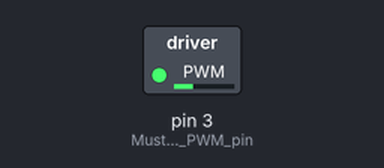
Recording of a sketch running on a simulated Arduino Uno, built with avr-gcc and run on an emulated ATmega328P. Parts: switched loads named in the sketch (green lamp = pin HIGH).

Above: at 0.05 s.
At 2.0 s:
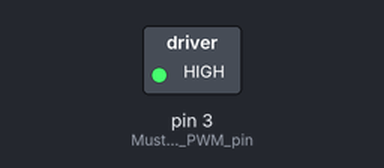
Timing chart, 0 to 6.9 s (numbered marks = the images above):
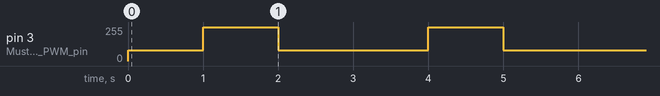

The sketch:

motorvibrationcode.ino
```cpp
void setup() {
  pinMode( 3 , OUTPUT);  // Must be a PWM pin
}

void loop() {

  analogWrite( 3 , 80 );
  delay(1000);

  analogWrite( 3 , 255 );    // 0% duty cycle (off)
  delay(1000);

  analogWrite( 3 , 80 );
  delay(1000);
}
```

Measured:
- by itself, pin 3 (Must_be_a_PWM_pin): repeats every 3.0 s: 255/255 1.0 s, 80/255 2.0 s
